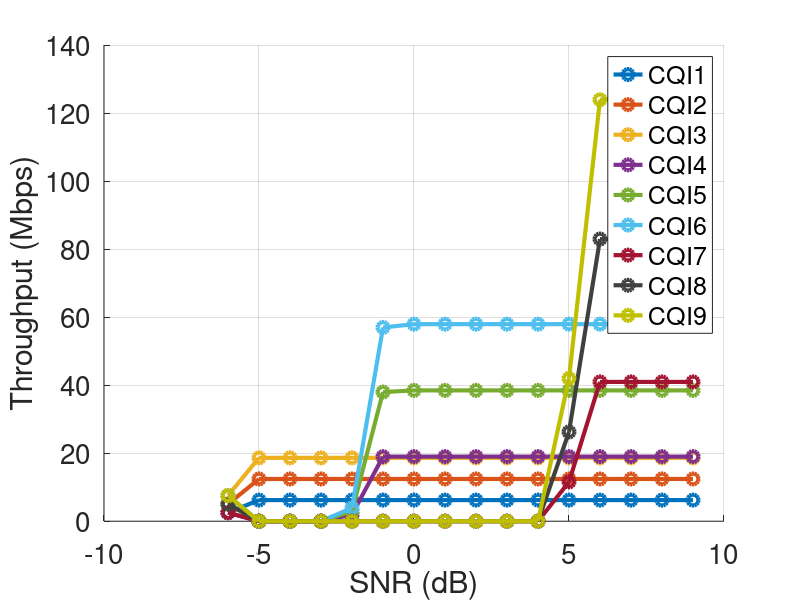

Write the MATLAB code that produced this figure.

% 加载无 predistortion 数据
data_no_predistortion1 = load('results_noPredistortion_CQI1-3.mat');
throughput_no_predistortion1 = data_no_predistortion1.throughputResults(:, 1:3);

data_no_predistortion2 = load('results_noPredistortion_CQI4-6.mat');
throughput_no_predistortion2 = data_no_predistortion2.throughputResults(:, 1:3);

data_no_predistortion3 = load('results_noPredistortion_CQI7-9.mat');
throughput_no_predistortion3 = data_no_predistortion3.throughputResults(:, 1:3);



% 合并所有无 predistortion 数据
throughput_no_predistortion = [throughput_no_predistortion1, throughput_no_predistortion2, throughput_no_predistortion3];

% 定义 SNR 值
snrValues = [-6, -5, -4, -3, -2, -1, 0, 1, 2, 3, 4, 5, 6, 7, 8, 9];

% 定义颜色（避免使用红色）
colors = [0 0.4470 0.7410; ... % 蓝色
          0.8500 0.3250 0.0980; ... % 橙色
          0.9290 0.6940 0.1250; ... % 黄色
          0.4940 0.1840 0.5560; ... % 紫色
          0.4660 0.6740 0.1880; ... % 绿色
          0.3010 0.7450 0.9330; ... % 青色
          0.6350 0.0780 0.1840; ... % 深棕色
          0.25 0.25 0.25; ... % 灰色
          0.75 0.75 0];       % 橄榄色

% 绘制图形
figure;
hold on;

for cqi = 1:9
    % 绘制无 predistortion 的数据
    plot(snrValues, throughput_no_predistortion(:, cqi), '-o', 'Color', colors(cqi, :), ...
        'DisplayName', sprintf('CQI%d', cqi), 'LineWidth', 3, 'MarkerSize', 8);
end
% 添加标签和图例，统一字体设置
xlabel('SNR (dB)', 'FontSize', 28);
ylabel('Throughput (Mbps)', 'FontSize', 28);
set(gca, 'FontSize', 20);  % 加粗坐标轴字体
set(gcf, 'Color', 'w');
%title('Throughput vs SNR for CQI Levels with Waterfilling - Argos Dataset', 'FontSize', 22, 'FontWeight', 'bold');
% % 添加标签和图例
% xlabel('SNR (dB)');
% ylabel('Throughput (Mbps)');
% title('Throughput vs SNR for CQI Levels with Waterfilling');
legend('Location',  'best','FontSize', 18);
grid on;
hold off;